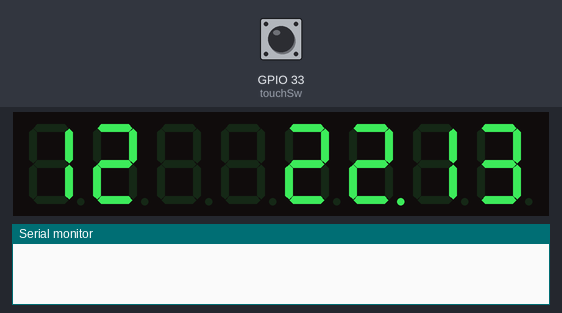
Simulated run of this sketch. Board: ESP32. Parts: 8-digit seven-segment display, the last lines printed to the serial monitor. Inputs (shaded band) come from the test bench; at power-on: GPIO 33 (touchSw) LOW. The local clock reads 2024-03-15 10:24:30 at power-on unless the sketch sets it.

Above: at 1.3 s.
1.4 s: GPIO 33 (touchSw) pulled HIGH for 0.3 s
At 2.6 s:
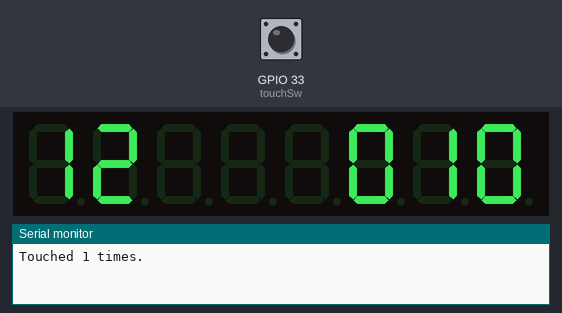
4.7 s: GPIO 33 (touchSw) pulled HIGH for 3.2 s
At 8.0 s:
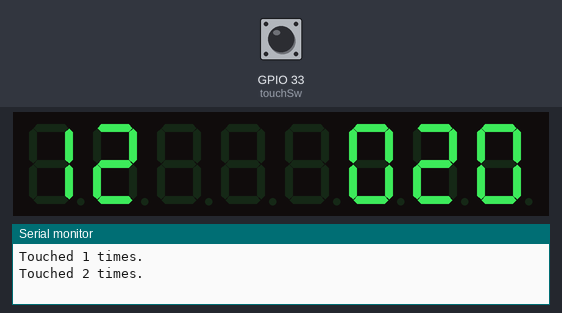
Timing chart, 0 to 9.5 s (numbered marks = the images above; inputs shaded):
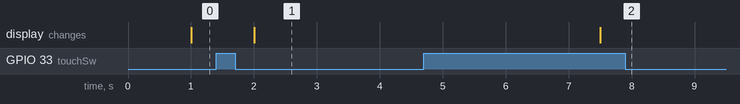

The sketch:

cap_test_counter.ino
```cpp
#define touchSw 33
#include <LedControl.h>
#include <RTClib.h>

int val = 0; // variable for reading the pin status
int counter = 0;
int touchDelay = 500;
double hold;

LedControl lc = LedControl(4, 15, 2, 1);
RTC_DS1307 rtc;

void setup() {
  rtc.begin();
  lc.shutdown(0, false);
  lc.setIntensity(0, 1); // display brightness
  lc.clearDisplay(0); // erase display
  rtc.adjust(DateTime(F(__DATE__), F(__TIME__))); //set clock as computer clock

  pinMode(touchSw,INPUT);
  Serial.begin(115200);
}

void loop() {
  val = digitalRead(touchSw);

  if(val == HIGH)
  {
      counter++;// increment the count


      Serial.print("Touched ");//print the information
      Serial.print(counter);//print count
      Serial.println(" times.");
      delay(touchDelay);// touch delay time

      hold = millis();
  while ((hold + 5000) > millis() )
    {
      setCounter(counter);
    }
  }
  else
  {
    hold = millis();
  while ((hold + 250) > millis() )
   {
      DateTime now = rtc.now();
      setCol1(now.hour());
      setCol2(now.minute());
      setCol3(now.second());
    }
  }
}

//========================================================================================
void setCol1 (byte jam)
{
  String strBuffer = configure(jam);
  byte pjg = strBuffer.length() + 1;
  char val[pjg];
  strBuffer.toCharArray(val, pjg);
  lc.setChar (0, 3, val[0], false);
  lc.setChar (0, 2, val[1], false);
  lc.setLed(0, 2, 0, true);
}

//========================================================================================
void setCol2 (byte mnt)
{
  String strBuffer = configure(mnt);
  byte pjg = strBuffer.length() + 1;
  char val[pjg];
  strBuffer.toCharArray(val, pjg);
  lc.setChar (0, 1, val[0], false);
  lc.setChar (0, 0, val[1], false);
}

void setCol3 (byte dtk)
{
  String strBuffer = configure(dtk);
  byte pjg = strBuffer.length() + 1;
  char val[pjg];
  strBuffer.toCharArray(val, pjg);
  lc.setChar (0, 6, val[0], false);
  lc.setChar (0, 7, val[1], false);
}

void setCounter (byte kim)
{
  String strBuffer = configure(kim);
  byte pjg = strBuffer.length() + 1;
  char val[pjg];
  strBuffer.toCharArray(val, pjg);
  lc.setChar (0, 1, val[1], false);
  lc.setChar (0, 0, val[2], false);
  lc.setChar (0, 2, val[0], false);
  lc.setChar (0, 3, val[3], false);
}

String configure(int num)
{
  if (num < 10)
  {
     return "0" + String(num);
  }
  else
  {
    return String(num);
  }
}
```
